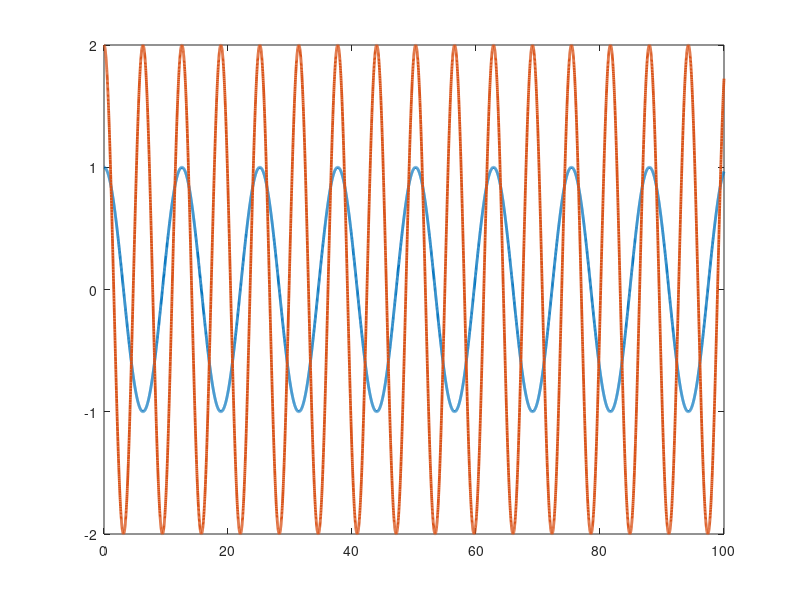

MATLAB code for this plot: (Note: this script raises an error after producing the figure.)
function traditional
close all
%Set up parameters for sim
p1       = 3.473;
p2       = 0.196;
p3       = 0.242;
f1       = 5.3;
f2       = 1.1;

% Stacked parameter vector
theta    = [p1;p2;p3;f1;f2];

% Simulation final time
tf   = 100;

% Initial condition vector (X0 must be same size and "form" as X and XDot below)
% (i.e., in this sim, X0 = [e0;r0;thetahat0])
X0   = [4;10;3;2;1;1;1;1;1];

% Options for integration function
opts = odeset('RelTol',1e-3,'AbsTol',1e-3);

% Integrate (you can send the paramters theta to the dynamics as seen below)
[t,STATES] = ode45(@(t,X) tradynamics(t,X,theta),[0 tf],X0,opts);

% Set up desired trajectory data for plots (enter desired trajectory for your simulation)
qd = [cos(0.5*t) 2*cos(t)]';

% Parse integrated states (STATES is the same "form" as X0)
% (i.e., in this sim, STATES = [e r thetahat] over all time);
e  = STATES(:,1:2)';
r  = STATES(:,3:4)';
thetaHat = STATES(:,5:9)';

% Compute x from e and xd for plotting purposes
q  = e + qd;

% Plot the actual vs desired trajectories
figure(1)
plot(t,qd,'-','LineWidth',2)
hold on
ax = gca;
ax.ColorOrderIndex = 1;
plot(t,q,':','LineWidth',2)
hold off

% Plot the filtered tracking error
figure(2)
plot(t,r,'--','LineWidth',2)

% Plot the adaptive estimates vs actual parameters
figure(3)
plot(t,repmat(theta,1,length(t)),'-','LineWidth',2)
hold on
ax = gca;
ax.ColorOrderIndex = 1;
plot(t,thetaHat,':','LineWidth',2)
hold off

function [XDot] = tradynamics(t,X,theta)

% Parse parameter vector
p1 = theta(1);
p2 = theta(2);
p3 = theta(3);
f1 = theta(4);
f2 = theta(5);

% Select gains for controller
K        = 10; %Enter a number
a        = 1.5; %Enter a number

% Desired trajectory and needed derivatives
qd       = [cos(0.5*t);2*cos(t)];
qdDot    = [-0.5*sin(0.5*t); -2*sin(t)];   %Enter the expression
qdDotDot = [-0.25*cos(0.5*t); -2*cos(t)];  %Enter the expression 

% Parse current states (X is the same size and "form" as X0)
% (i.e., in this sim, X = [e;r;thetahat])
e        = [X(1);X(2)];
r        = [X(3);X(4)];
thetaHat = [X(5);X(6);X(7);X(8);X(9)];

% Compute current x and xDot for convenience
q        = e + qd;
qDot     = r - a*e + qdDot;

% Compute cos(x2) and sin(x2) for convenience
c2       = cos(q(2));
s2       = sin(q(2));

% Compute current matrices for the dynamics
M        = [p1 + 2*p3*c2 p2 + p3*c2;p2 + p3*c2 p2];
Vm       = [-p3*s2*qDot(2) -p3*s2*(qDot(1) + qDot(2));p3*s2*qDot(1) 0];
fd       = [f1 0;0 f2];

% Compute current regression matrix
cd2       = cos(qd(2));
sd2       = sin(qd(2));
yd11      = qdDotDot(1); %Enter the expression
yd12      = qdDotDot(2); %Enter the expression
yd13      = 2*cd2*qdDotDot(1)+cd2*qdDotDot(2)-sd2*qdDot(2)*qdDot(1)-sd2*(qdDot(1)+qdDot(2))*qdDot(2); %Enter the expression
yd14      = qdDot(1); %Enter the expression
yd15      = 0; %Enter the expression
yd21      = 0; %Enter the expression
yd22      = qdDotDot(1)+qdDotDot(2); %Enter the expression
yd23      = cd2*qdDotDot(1)+sd2*qdDot(1)*qdDot(1); %Enter the expression
yd24      = 0; %Enter the expression
yd25      = qdDot(2); %Enter the expression
Yd       = [yd11 yd12 yd13 yd14 yd15;yd21 yd22 yd23 yd24 yd25];

% Design controller

% u        = -K*r + M*qdDotDot + Vm*qDot + fd*qDot; %Enter the expression
% u        = -K*r - e
u        = -K*r - e + Yd*thetaHat;


% Compute current closed-loop dynamics
eDot        = r - a*e;
rDot        = a*eDot + M\(-Vm*qDot-fd*qDot+u) - qdDotDot; %Enter the expression
gamma = eye([5,5]);
thetaHatDot = -gamma*Yd.'*r; %Enter the expression

% Stacked dynamics vector (XDot is the same size and "form" as X)
XDot        = [eDot;rDot;thetaHatDot];
